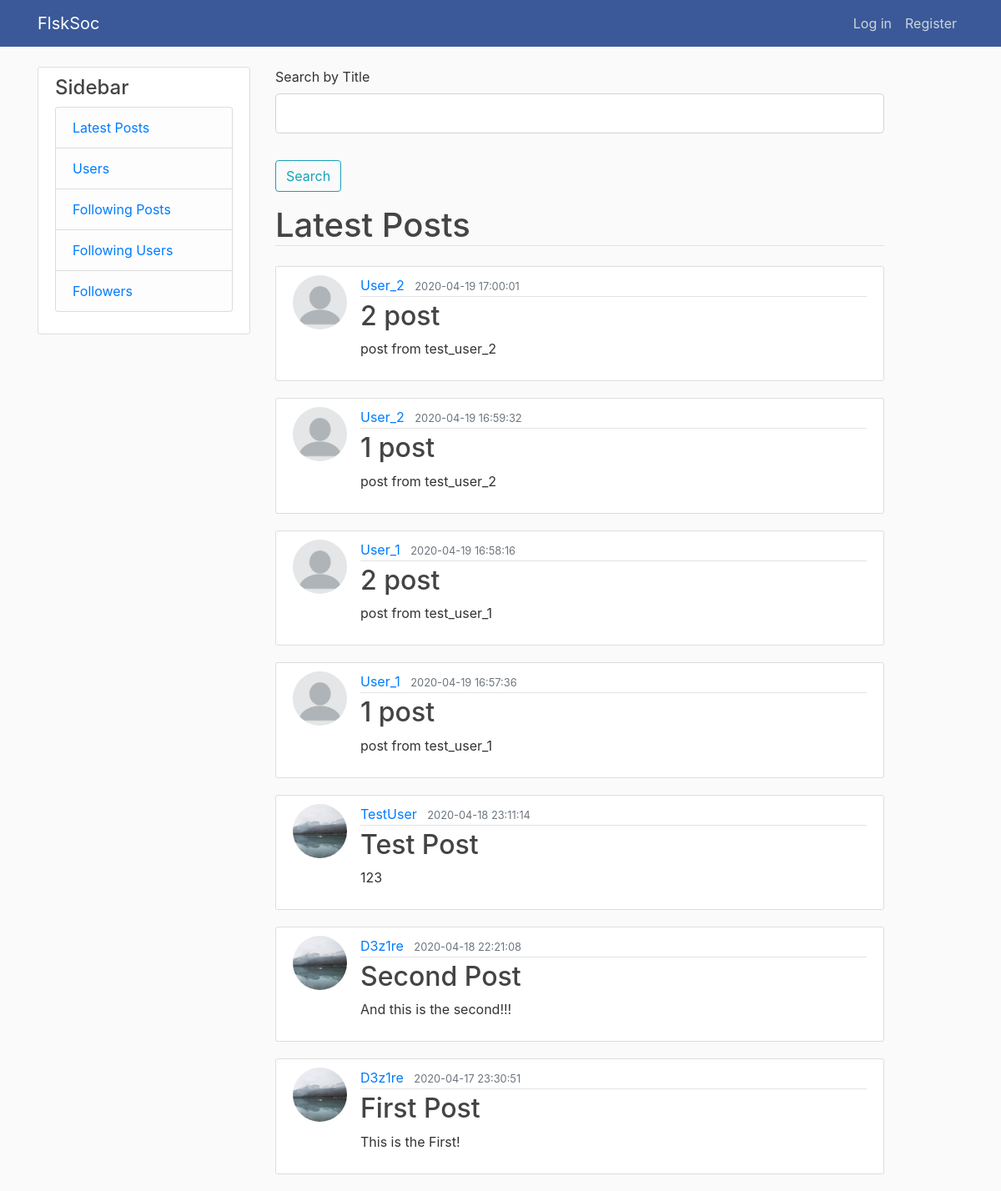
The page / on the database its author committed.
### data/post.py (models this page shows, shortened)
class Post(SqlAlchemyBase, SerializerMixin):
    __tablename__ = 'posts'
    id = sqlalchemy.Column(sqlalchemy.Integer, primary_key=True, autoincrement=True)
    title = sqlalchemy.Column(sqlalchemy.String, nullable=False)
    content = sqlalchemy.Column(sqlalchemy.String, nullable=True)
    created_date = sqlalchemy.Column(sqlalchemy.DateTime, default=datetime.datetime.now)
    is_private = sqlalchemy.Column(sqlalchemy.Boolean, default=False)
    user_id = sqlalchemy.Column(sqlalchemy.Integer, sqlalchemy.ForeignKey("users.id"))
    user = orm.relation('User')

### data/user.py (models this page shows, shortened)
class User(SqlAlchemyBase, UserMixin, SerializerMixin):
    __tablename__ = 'users'
    id = sqlalchemy.Column(sqlalchemy.Integer, primary_key=True, autoincrement=True)
    username = sqlalchemy.Column(sqlalchemy.String, nullable=False)
    name = sqlalchemy.Column(sqlalchemy.String, nullable=True)
    surname = sqlalchemy.Column(sqlalchemy.String, nullable=True)
    email = sqlalchemy.Column(sqlalchemy.String, index=True, unique=True, nullable=False)
    hashed_password = sqlalchemy.Column(sqlalchemy.String, nullable=True)
    created_date = sqlalchemy.Column(sqlalchemy.DateTime, default=datetime.datetime.now)
    image_file = sqlalchemy.Column(sqlalchemy.String, nullable=False, default='default.png')
    posts = orm.relation("Post", back_populates='user')

### posts.py (the view, shortened to what this page needs)
@posts.route("/", methods=['GET', 'POST'])
def index():
    form = SearchByTitleForm()
    session = db_session.create_session()
    if current_user.is_authenticated:
        following = [i[0] for i in session.query(User.id).
            filter(Relationship.from_user == current_user.id).
            filter(Relationship.to_user == User.id).all()]
        posts = session.query(Post).filter((Post.user_id.in_(following) & (Post.is_private == True)) | (Post.user_id == current_user.id) | (Post.is_private != True)).order_by(
            Post.created_date.desc())
    else:
        posts = session.query(Post).filter(Post.is_private != True).order_by(
            Post.created_date.desc())
    return render_template("index.html", posts=posts, title='Feed', form=form)

### data/search.py
class SearchByTitleForm(FlaskForm):
    title = StringField('Search by Title')
    submit = SubmitField('Search')

### data/db_session.py (called while the page is built)
def create_session() -> Session:
    global __factory
    return __factory()

### templates/index.html (shortened to what this page needs)
{% extends "base.html" %}
{% block content %}
    <form action="" method="post">
            <fieldset class="form-group">
                <div class="form-group">
                    {{ form.title.label(class="form-control-label") }}
                    {% if form.title.errors %}
                        {{ form.title(class="form-control form-control-lg is-invalid") }}
                        <div class="invalid-feedback">
                            {% for error in form.title.errors %}
                                <span>{{ error }}</span>
                            {% endfor %}
                        </div>
                    {% else %}
                        {{ form.title(class="form-control form-control-lg") }}
                    {% endif %}
                </div>
            </fieldset>
            <div class="form-group">
                {{ form.submit(class="btn btn-outline-info") }}
            </div>
        </form>
    <h1 class="border-bottom mb-4"> Latest Posts
    </h1>
{% for post in posts%}
    <article class="media content-section">
        <img class="rounded-circle article-img" src="{{ url_for('static', filename='profile_pics/' + post.user.image_file) }}">
        <div class="media-body">
            <div class="article-metadata">
                <a class="mr-2" href="/user/{{ post.user.id }}">{{ post.user.username }}</a>
                <small class="text-muted">{{ post.created_date.replace(microsecond=0).isoformat(' ') }}</small>
            </div>
            <h2><a class="article-title" href="/post/{{ post.id }}">{{ post.title }}</a></h2>
            <p class="article-content">{{ post.content }}</p>
        </div>
    </article>
{% endfor %}
{% endblock %}

### static/css/style.css (style rules this page uses)
body { background: #fafafa; color: #333333; margin-top: 5rem; }
h1, h2, h3, h4, h5, h6 { color: #444444; }
.content-section { background: #ffffff; padding: 10px 20px; border: 1px solid #dddddd; border-radius: 3px; margin-bottom: 20px; }
.article-title { color: #444444; }
.article-content { white-space: pre-line; }
.article-img { height: 65px; width: 65px; margin-right: 16px; }
.article-metadata { padding-bottom: 1px; margin-bottom: 4px; border-bottom: 1px solid #e3e3e3 }

### rows shown on the page
Post: image_file (placeholder picture), user.username "User_2", created_date.replace "2020-04-19 17:00:01", title "2 post", content "post from test_user_2"
Post: image_file (placeholder picture), user.username "User_2", created_date.replace "2020-04-19 16:59:32", title "1 post", content "post from test_user_2"
Post: image_file (placeholder picture), user.username "User_1", created_date.replace "2020-04-19 16:58:16", title "2 post", content "post from test_user_1"
Post: image_file (placeholder picture), user.username "User_1", created_date.replace "2020-04-19 16:57:36", title "1 post", content "post from test_user_1"
Post: image_file (picture), user.username "TestUser", created_date.replace "2020-04-18 23:11:14", title "Test Post", content "123"
Post: image_file (picture), user.username "D3z1re", created_date.replace "2020-04-18 22:21:08", title "Second Post", content "And this is the second!!!"
Post: image_file (picture), user.username "D3z1re", created_date.replace "2020-04-17 23:30:51", title "First Post", content "This is the First!"
